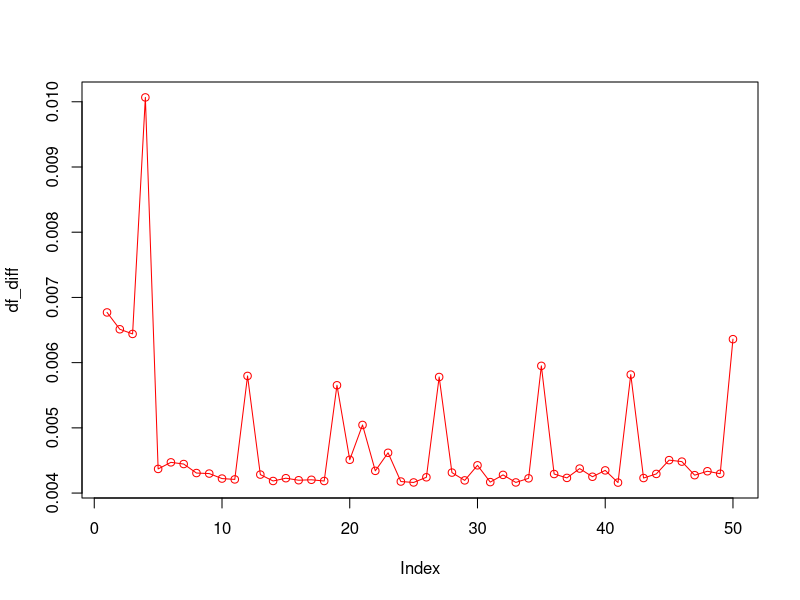

Generate this figure with R:
start_time_df<-0
end_time_df<-0
start_time_mat<-0
end_time_mat<-0
difference_mat<-0
difference_df<-0

for(k in 1:50){
  
m<- 10

n<- 10

mydf <- as.data.frame(replicate(m, rnorm(n)))

start_time_df[k] <- Sys.time()

for(i in 1:10)
  
{
  
  for(j in 1:10)
    
  {
    
    mydf[i,j] <- mydf[i,j]+ sin(mydf[i,j])
    
  }
  
}

end_time_df[k] <- Sys.time()

difference_df[k] <- (end_time_df[k]-start_time_df[k])




n<- 10

m<- 10

dat<- rnorm(n*m)

myMat<-matrix(data=dat, nrow = n, ncol = m)

start_time_mat[k] <- Sys.time()

for(i in 1:10)
  
{
  
  for(j in 1:10)
    
  {
    
    myMat[i,j] <- myMat[i,j]+ sin(myMat[i,j])
    
  }
  
}

end_time_mat[k] <- Sys.time()

difference_mat[k] <- end_time_mat[k]-start_time_mat[k]

}

df_diff <- as.vector(difference_df)
mat_diff <- as.vector(difference_mat)

plot(df_diff,type = "o",col = "red")
lines(mat_diff,type = "o", col = "blue")


